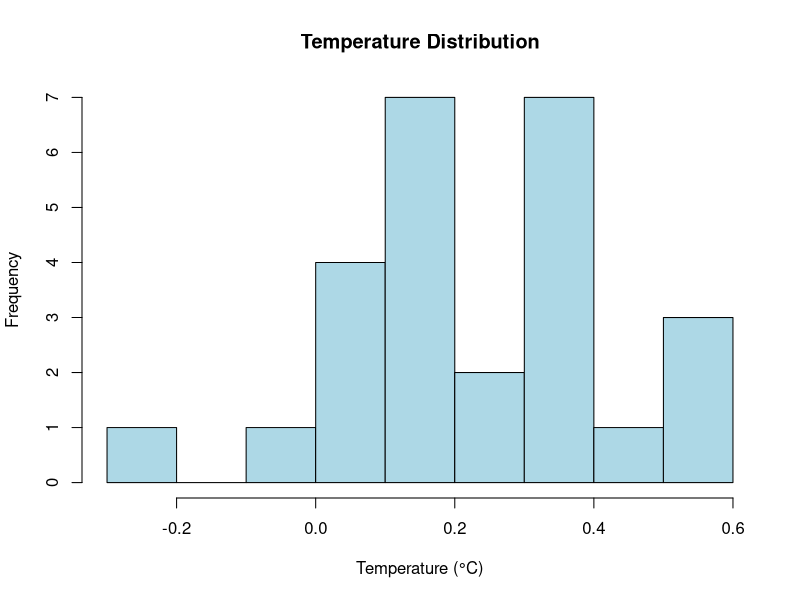
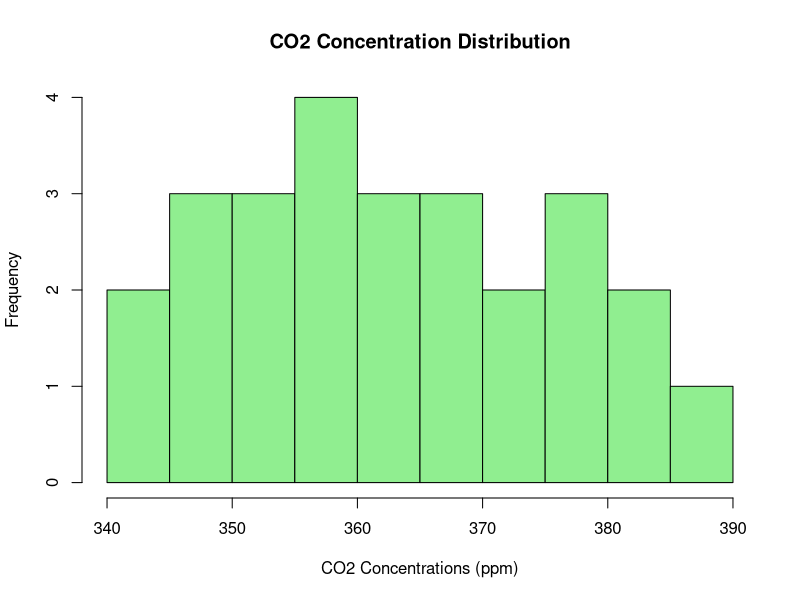
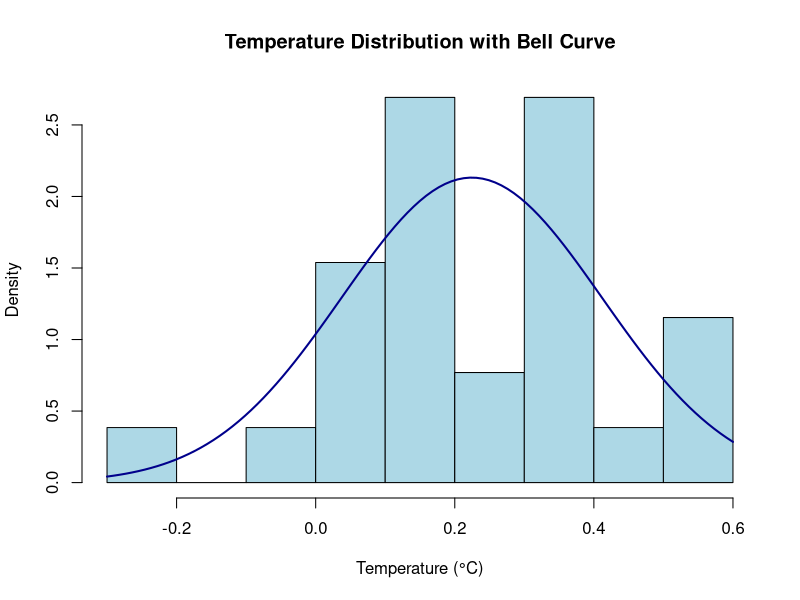
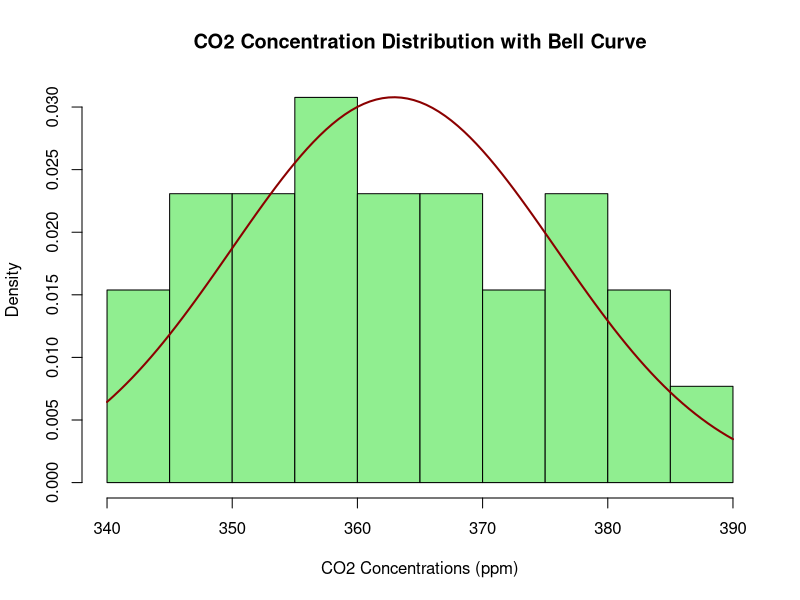
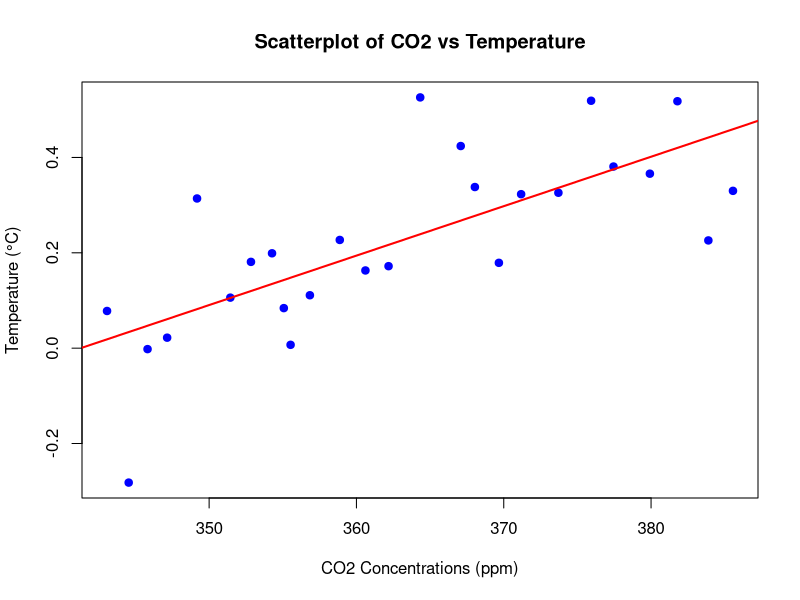

These figures' R source, in order:
# Load necessary library
library(readr) # If you are using CSV files
library(dplyr) # For data manipulation (optional, but useful)

# Read the dataset
carbon_segment <- read.csv("carbon-segment.csv")

# Display the first few rows of the dataset to confirm it's loaded correctly
head(carbon_segment)

# Summary of the dataset for a quick overview
summary(carbon_segment)

# View the full dataset in RStudio (opens in a new tab)
View(carbon_segment)

# Calculate mean and median for Temp and CO2
temp_mean <- mean(carbon_segment$Temp, na.rm = TRUE)
print(temp_mean)
temp_median <- median(carbon_segment$Temp, na.rm = TRUE)
print(temp_median)
co2_mean <- mean(carbon_segment$CO2, na.rm = TRUE)
co2_median <- median(carbon_segment$CO2, na.rm = TRUE)

# Display results
cat("Temperature (°C):\n")
cat("Mean:", temp_mean, "\nMedian:", temp_median, "\n\n")

cat("CO₂ Concentrations (ppm):\n")
cat("Mean:", co2_mean, "\nMedian:", co2_median, "\n")

# Define a function to calculate mode
calculate_mode <- function(x) {
  uniq_vals <- unique(x)
  uniq_vals[which.max(tabulate(match(x, uniq_vals)))]
}

#Calculating Modes
# Calculate and display the modes for Temp and CO2
temp_mode <- calculate_mode(carbon_segment$Temp)
co2_mode <- calculate_mode(carbon_segment$CO2)

cat("Mode of Temperature (°C):", temp_mode, "\n")
cat("Mode of CO₂ Concentrations (ppm):", co2_mode, "\n")


#Inspecting the Distribution
# Save Temperature histogram as a PNG file
png("temperature_histogram.png", width = 800, height = 600) # Set file name and resolution
hist(
  carbon_segment$Temp,
  main = "Temperature Distribution",
  xlab = "Temperature (°C)",
  col = "lightblue",
  border = "black",
  breaks = 10
)
dev.off() # Close the PNG device

# Save CO2 histogram as a PNG file
png("co2_histogram.png", width = 800, height = 600) # Set file name and resolution
hist(
  carbon_segment$CO2,
  main = "CO2 Concentration Distribution",
  xlab = "CO2 Concentrations (ppm)",
  col = "lightgreen",
  border = "black",
  breaks = 10
)
dev.off() # Close the PNG device

# Inspecting the Distribution with Bell Curve Overlay
# Save Temperature histogram as a PNG file with a bell-shaped curve
png("temperature_histogram_with_bell_curve.png", width = 800, height = 600) # Set file name and resolution
hist(
  carbon_segment$Temp,
  main = "Temperature Distribution with Bell Curve",
  xlab = "Temperature (°C)",
  col = "lightblue",
  border = "black",
  breaks = 10,
  freq = FALSE # Set to FALSE to plot density instead of frequency
)
curve(
  dnorm(x, mean = mean(carbon_segment$Temp, na.rm = TRUE), sd = sd(carbon_segment$Temp, na.rm = TRUE)),
  col = "darkblue",
  lwd = 2,
  add = TRUE
) # Add the normal distribution curve
dev.off() # Close the PNG device

# Save CO2 histogram as a PNG file with a bell-shaped curve
png("co2_histogram_with_bell_curve.png", width = 800, height = 600) # Set file name and resolution
hist(
  carbon_segment$CO2,
  main = "CO2 Concentration Distribution with Bell Curve",
  xlab = "CO2 Concentrations (ppm)",
  col = "lightgreen",
  border = "black",
  breaks = 10,
  freq = FALSE # Set to FALSE to plot density instead of frequency
)
curve(
  dnorm(x, mean = mean(carbon_segment$CO2, na.rm = TRUE), sd = sd(carbon_segment$CO2, na.rm = TRUE)),
  col = "darkred",
  lwd = 2,
  add = TRUE
) # Add the normal distribution curve
dev.off() # Close the PNG device

# Scatterplot with trendline
png("ScatterPlot With Trendline.png", width = 800, height = 600) # Set file name and resolution
plot(carbon_segment$CO2, carbon_segment$Temp, 
     main = "Scatterplot of CO2 vs Temperature", 
     xlab = "CO2 Concentrations (ppm)", 
     ylab = "Temperature (°C)", 
     pch = 19, col = "blue")

# Add a trendline
abline(lm(carbon_segment$Temp ~ carbon_segment$CO2), col = "red", lwd = 2)

dev.off() # Close the PNG device

# Perform Pearson's correlation test
correlation_result <- cor.test(carbon_segment$Temp, carbon_segment$CO2, method = "pearson")

# Display the result
print(correlation_result)
